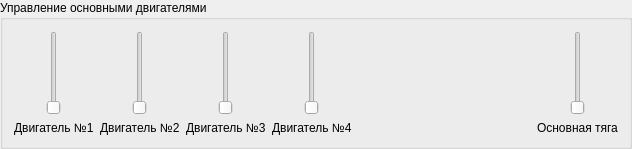
                <widget class="QGroupBox" name="groupBox_8">
                 <property name="title">
                  <string>Управление основными двигателями</string>
                 </property>
                 <layout class="QHBoxLayout" name="horizontalLayout_30">
                  <item>
                   <layout class="QVBoxLayout" name="verticalLayout_10">
                    <item>
                     <widget class="QSlider" name="verticalSlider">
                      <property name="sizePolicy">
                       <sizepolicy hsizetype="Minimum" vsizetype="Expanding">
                        <horstretch>0</horstretch>
                        <verstretch>0</verstretch>
                       </sizepolicy>
                      </property>
                      <property name="orientation">
                       <enum>Qt::Vertical</enum>
                      </property>
                     </widget>
                    </item>
                    <item>
                     <widget class="QLabel" name="label_19">
                      <property name="text">
                       <string>Двигатель №1</string>
                      </property>
                     </widget>
                    </item>
                   </layout>
                  </item>
                  <item>
                   <layout class="QVBoxLayout" name="verticalLayout_11">
                    <item>
                     <widget class="QSlider" name="verticalSlider_3">
                      <property name="sizePolicy">
                       <sizepolicy hsizetype="Minimum" vsizetype="Expanding">
                        <horstretch>0</horstretch>
                        <verstretch>0</verstretch>
                       </sizepolicy>
                      </property>
                      <property name="orientation">
                       <enum>Qt::Vertical</enum>
                      </property>
                     </widget>
                    </item>
                    <item>
                     <widget class="QLabel" name="label_20">
                      <property name="text">
                       <string>Двигатель №2</string>
                      </property>
                     </widget>
                    </item>
                   </layout>
                  </item>
                  <item>
                   <layout class="QVBoxLayout" name="verticalLayout_12">
                    <item>
                     <widget class="QSlider" name="verticalSlider_2">
                      <property name="sizePolicy">
                       <sizepolicy hsizetype="Minimum" vsizetype="Expanding">
                        <horstretch>0</horstretch>
                        <verstretch>0</verstretch>
                       </sizepolicy>
                      </property>
                      <property name="orientation">
                       <enum>Qt::Vertical</enum>
                      </property>
                     </widget>
                    </item>
                    <item>
                     <widget class="QLabel" name="label_22">
                      <property name="text">
                       <string>Двигатель №3</string>
                      </property>
                     </widget>
                    </item>
                   </layout>
                  </item>
                  <item>
                   <layout class="QVBoxLayout" name="verticalLayout_13">
                    <item>
                     <widget class="QSlider" name="verticalSlider_4">
                      <property name="sizePolicy">
                       <sizepolicy hsizetype="Minimum" vsizetype="Expanding">
                        <horstretch>0</horstretch>
                        <verstretch>0</verstretch>
                       </sizepolicy>
                      </property>
                      <property name="orientation">
                       <enum>Qt::Vertical</enum>
                      </property>
                     </widget>
                    </item>
                    <item>
                     <widget class="QLabel" name="label_23">
                      <property name="text">
                       <string>Двигатель №4</string>
                      </property>
                     </widget>
                    </item>
                   </layout>
                  </item>
                  <item>
                   <spacer name="horizontalSpacer_3">
                    <property name="orientation">
                     <enum>Qt::Horizontal</enum>
                    </property>
                    <property name="sizeHint" stdset="0">
                     <size>
                      <width>179</width>
                      <height>20</height>
                     </size>
                    </property>
                   </spacer>
                  </item>
                  <item>
                   <layout class="QVBoxLayout" name="verticalLayout_14">
                    <item>
                     <widget class="QSlider" name="verticalSlider_5">
                      <property name="sizePolicy">
                       <sizepolicy hsizetype="Minimum" vsizetype="Expanding">
                        <horstretch>0</horstretch>
                        <verstretch>0</verstretch>
                       </sizepolicy>
                      </property>
                      <property name="orientation">
                       <enum>Qt::Vertical</enum>
                      </property>
                     </widget>
                    </item>
                    <item>
                     <widget class="QLabel" name="label_21">
                      <property name="text">
                       <string>Основная тяга</string>
                      </property>
                     </widget>
                    </item>
                   </layout>
                  </item>
                 </layout>
                </widget>
